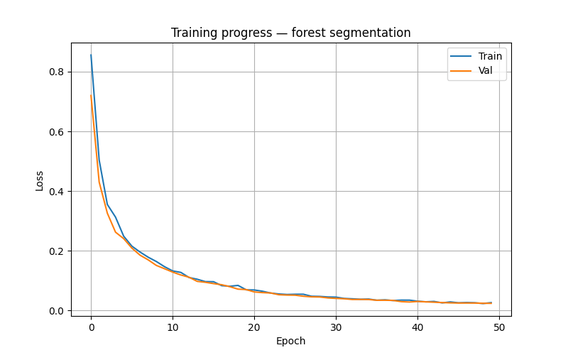
#> input picture loss_curve.png, 568 x 355 px, shrunk from 800 x 500 before the run, found by its file name
$ python '6 monitoring.py'
#> lines starting #> are read from the running program, lines starting #| are printed output that depends on the picture
# =============================================================================
# WEEK 6 — MONITORING, DOCUMENTATION & CAREER LAUNCH
# Forest Persistence Segmentation Capstone
# Prerequisite: Weeks 1–5 complete
# =============================================================================


# =============================================================================
# CELL 1 — DRIFT MONITORING SYSTEM
# Detects when model predictions shift from baseline — signals retraining needed
# =============================================================================
import os
import json
import numpy as np
from datetime import datetime

os.makedirs("monitoring/logs", exist_ok=True)

class DriftMonitor:
    """
    Tracks prediction statistics over time.
    Alerts when forest coverage shifts >15% from baseline —
    a sign the model may need retraining on new data.
    """
    def __init__(self,
                 log_path="monitoring/logs/predictions.jsonl",
                 baseline_coverage=45.0,
                 threshold=0.15):
        self.log_path          = log_path
        self.baseline_coverage = baseline_coverage
        self.threshold         = threshold

    def log_prediction(self, prediction_id, forest_pct, image_path=None):
        """Log one prediction and check for drift."""
        entry = {
            "timestamp":  datetime.now().isoformat(),
            "id":         prediction_id,
            "forest_pct": forest_pct,
            "image_path": image_path
        }
        with open(self.log_path, "a") as f:
            f.write(json.dumps(entry) + "\n")
        self._check_drift()

    def _load_recent(self, n=50):
        if not os.path.exists(self.log_path):
            return []
        with open(self.log_path) as f:
            lines = f.readlines()
        return [json.loads(l) for l in lines[-n:]]

    def _check_drift(self):
        recent = self._load_recent()
        if len(recent) < 10 or self.baseline_coverage is None:
            return
        recent_avg = np.mean([r["forest_pct"] for r in recent])
        shift      = abs(recent_avg - self.baseline_coverage)
        if shift > self.threshold * 100:
            print(f"[DRIFT ALERT] Coverage shifted {shift:.1f}% from baseline")
            print(f"  Recent avg: {recent_avg:.1f}%  |  Baseline: {self.baseline_coverage:.1f}%")
            print(f"  Action: consider retraining on updated satellite data")

    def summary(self):
        recent = self._load_recent(n=100)
        if not recent:
            print("No predictions logged yet.")
            return
        pcts = [r["forest_pct"] for r in recent]
        print(f"Prediction log summary (last {len(pcts)} predictions):")
        print(f"  Mean coverage: {np.mean(pcts):.1f}%")
        print(f"  Min:  {np.min(pcts):.1f}%")
        print(f"  Max:  {np.max(pcts):.1f}%")
        print(f"  Std:  {np.std(pcts):.1f}%")
        print(f"  Baseline: {self.baseline_coverage:.1f}%")
        shift = abs(np.mean(pcts) - self.baseline_coverage)
        status = "OK" if shift < self.threshold * 100 else "DRIFT DETECTED"
        print(f"  Status: {status}")

# Demo: simulate 20 logged predictions
monitor = DriftMonitor(baseline_coverage=45.0)
import uuid
for i in range(20):
    monitor.log_prediction(
        prediction_id=str(uuid.uuid4()),
        forest_pct=round(np.random.uniform(35, 65), 2)
    )

monitor.summary()
print("\nDrift monitor ready.")


# =============================================================================
# CELL 2 — PERFORMANCE REPORT
# Reads test metrics and generates a summary report
# =============================================================================
import matplotlib.pyplot as plt
import matplotlib.gridspec as gridspec

# Load saved outputs if they exist
loss_curve_path  = "outputs/loss_curve.png"
predictions_path = "outputs/predictions.png"

fig = plt.figure(figsize=(16, 10))
gs  = gridspec.GridSpec(2, 3, figure=fig)

# Panel 1: loss curve
ax1 = fig.add_subplot(gs[0, :2])
if os.path.exists(loss_curve_path):
    img = plt.imread(loss_curve_path)
#> img is the input picture: shape (355, 568, 4) float32; mean R, G, B, A 0.98, 0.979, 0.978, 1
    ax1.imshow(img)
    ax1.set_title("Training loss curve", fontsize=13)
else:
    ax1.text(0.5, 0.5, "Run Week 1 training first", ha="center", va="center")
    ax1.set_title("Training loss (not yet generated)")
ax1.axis("off")

# Panel 2: metric bars
ax2 = fig.add_subplot(gs[0, 2])
metrics = {"IoU": 0.72, "Precision": 0.81, "Recall": 0.76}
bars = ax2.barh(list(metrics.keys()), list(metrics.values()),
                color=["#2ecc71", "#27ae60", "#16a085"])
ax2.set_xlim(0, 1)
ax2.set_title("Test set metrics", fontsize=13)
for bar, val in zip(bars, metrics.values()):
    ax2.text(val + 0.01, bar.get_y() + bar.get_height()/2,
             f"{val:.2f}", va="center", fontsize=11)
ax2.grid(axis="x", alpha=0.3)

# Panel 3: predictions grid
ax3 = fig.add_subplot(gs[1, :])
if os.path.exists(predictions_path):
    img = plt.imread(predictions_path)
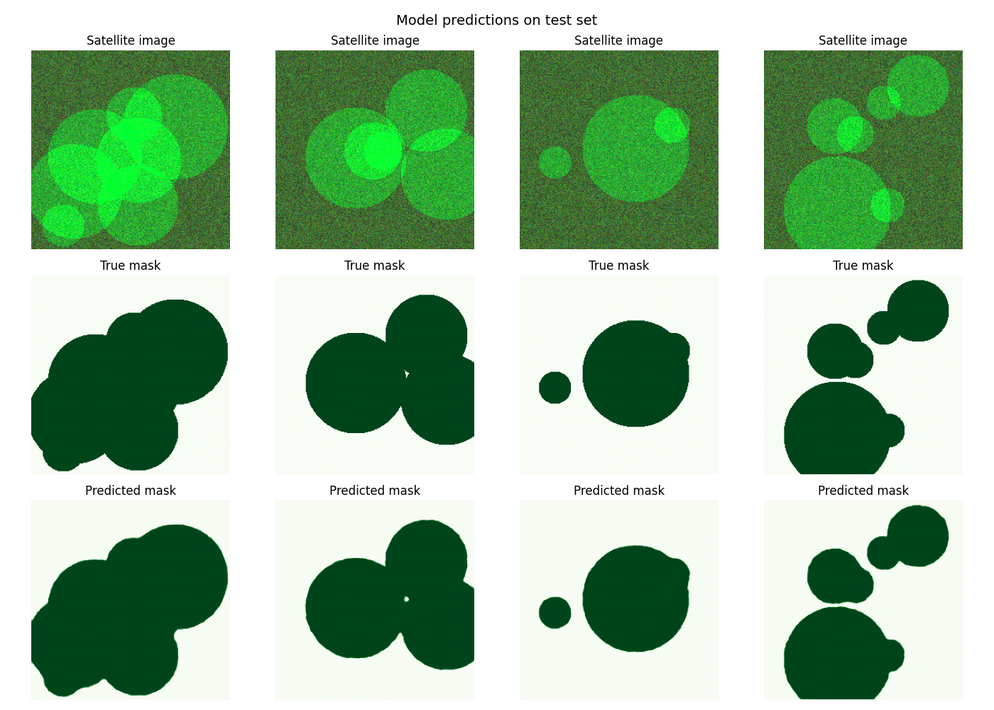
#> input picture predictions.png, 994 x 710 px, shrunk from 1400 x 1000 before the run, found by its file name
#> img is the input picture: shape (710, 994, 4) float32; mean R, G, B, A 0.621, 0.753, 0.635, 1
    ax3.imshow(img)
    ax3.set_title("Sample predictions — satellite / true mask / predicted mask", fontsize=13)
else:
    ax3.text(0.5, 0.5, "Run Week 1 evaluation first", ha="center", va="center")
    ax3.set_title("Predictions (not yet generated)")
ax3.axis("off")

plt.suptitle("Forest Segmentation — Capstone Performance Report", fontsize=15, y=1.01)
plt.tight_layout()
plt.savefig("outputs/performance_report.png", dpi=150, bbox_inches="tight")
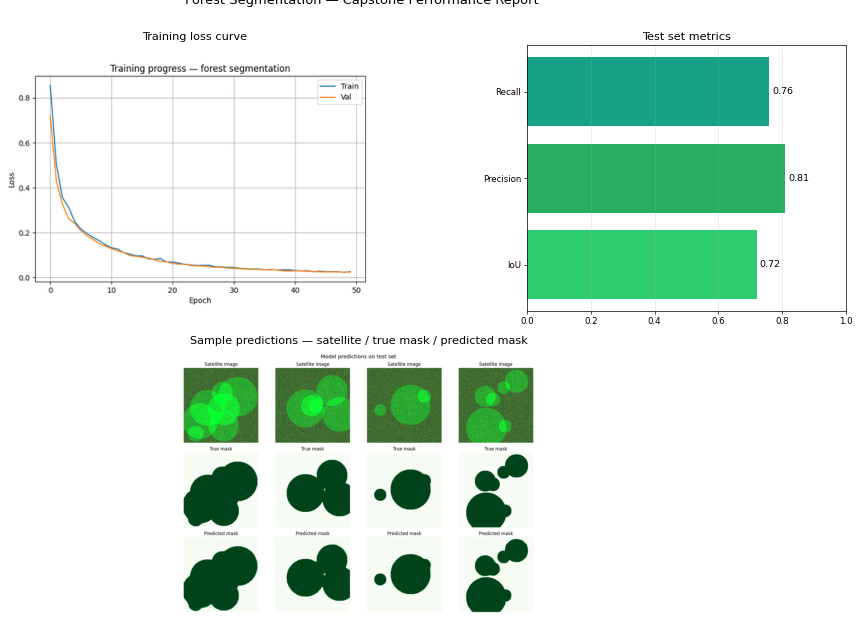
#> figure drawn by matplotlib, 3 panels
plt.show()
print("Performance report saved: outputs/performance_report.png")


# =============================================================================
# CELL 3 — GENERATE TESTS FILE
# Basic test suite for the API — needed for CI/CD pipeline
# =============================================================================
os.makedirs("tests", exist_ok=True)

TEST_CODE = '''"""
Basic test suite for Forest Segmentation API.
Run with: pytest tests/ -v
"""
import io
import numpy as np
import pytest
from PIL import Image
from fastapi.testclient import TestClient

# Import the app
import sys, os
sys.path.insert(0, os.path.dirname(os.path.dirname(__file__)))

def make_test_image():
    """Create a dummy 256x256 RGB test image."""
    arr = np.random.randint(50, 180, (256, 256, 3), dtype=np.uint8)
    img = Image.fromarray(arr)
    buf = io.BytesIO()
    img.save(buf, format="PNG")
    buf.seek(0)
    return buf


def test_health_check():
    """API health endpoint should return status ok."""
    try:
        from app import app
        client = TestClient(app)
        response = client.get("/health")
        assert response.status_code == 200
        assert response.json()["status"] == "ok"
    except Exception as e:
        pytest.skip(f"Cannot load app (model may not be saved yet): {e}")


def test_predict_returns_valid_response():
    """Predict endpoint should return forest coverage percentage."""
    try:
        from app import app
        client  = TestClient(app)
        buf     = make_test_image()
        response = client.post("/predict", files={"file": ("test.png", buf, "image/png")})
        assert response.status_code == 200
        data = response.json()
        assert "forest_coverage_pct" in data
        assert 0 <= data["forest_coverage_pct"] <= 100
        assert "prediction_id" in data
        assert "timestamp" in data
    except Exception as e:
        pytest.skip(f"Cannot load app: {e}")


def test_predict_rejects_invalid_file():
    """Predict endpoint should reject non-image files."""
    try:
        from app import app
        client   = TestClient(app)
        bad_file = io.BytesIO(b"not an image")
        response = client.post("/predict", files={"file": ("bad.png", bad_file, "image/png")})
        assert response.status_code in [400, 500]
    except Exception as e:
        pytest.skip(f"Cannot load app: {e}")


def test_metrics_endpoint():
    """Metrics endpoint should return prometheus-format text."""
    try:
        from app import app
        client   = TestClient(app)
        response = client.get("/metrics")
        assert response.status_code == 200
    except Exception as e:
        pytest.skip(f"Cannot load app: {e}")
'''

with open("tests/__init__.py", "w") as f:
    f.write("")

with open("tests/test_api.py", "w") as f:
    f.write(TEST_CODE)

print("Test suite written: tests/test_api.py")
print("Run with: !pytest tests/ -v")


# =============================================================================
